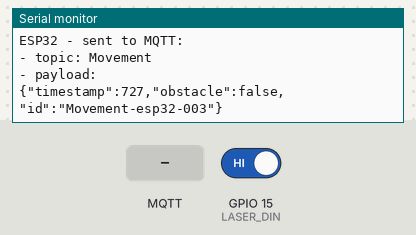
Bench run of a sketch on a simulated ESP32. Parts: the last lines printed to the serial monitor. The test bench sets the inputs (shaded band); at power-on: GPIO 15 (LASER_DIN) HIGH. WiFi joins after 1.5 s; servers stay silent unless stated; no MQTT or app messages arrive unless stated.

Above: at 1.2 s.
1.3 s: GPIO 15 (LASER_DIN) driven LOW
At 2.3 s:
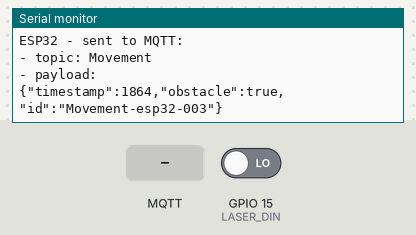
3.3 s: MQTT message "True" arrives on the first subscribed topic
At 4.0 s:
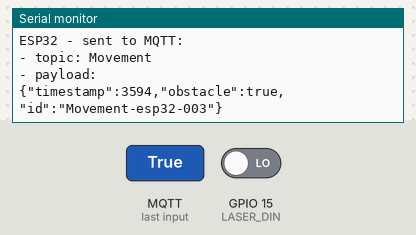
5.0 s: MQTT message "False" arrives on the first subscribed topic
6.8 s: MQTT message "1" arrives on the first subscribed topic
8.4 s: MQTT message "on" arrives on the first subscribed topic
9.9 s: MQTT message "off" arrives on the first subscribed topic
Timing chart, 0 to 12.5 s (numbered marks = the images above; inputs shaded):
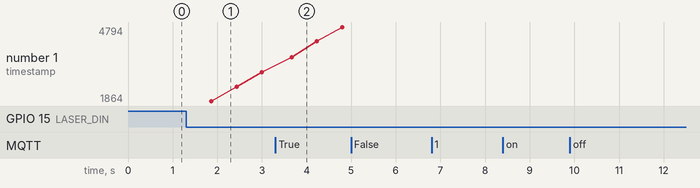

Measured:
- after the input at 1.3 s, the serial monitor: prints a new line after 0.56 s (image 1)
- after the input at 3.3 s, the serial monitor: prints a new line after 0.26 s (image 2)
- plotted number 1: 2997 → 4794 after the input at 3.3 s

The sketch:

laser.ino
```cpp
#include <WiFi.h>
#include <MQTTClient.h>
#include <ArduinoJson.h>
#include "laser.h"

const int MQTT_PORT = 1883;
const char MQTT_CLIENT_ID[] = "Movement-esp32-003";
const char MQTT_USERNAME[] = "";
const char MQTT_PASSWORD[] = "";

// The MQTT topics that ESP32 should publish/subscribe
const char PUBLISH_TOPIC[] = "Movement";
const char SUBSCRIBE_TOPIC[] = "Movement-Control/Movement-esp32-003";

bool isOn;

WiFiClient network;
MQTTClient mqtt = MQTTClient(256);

int LASER_DIN = 15; // digital OUT PIN number 15

StaticJsonDocument<200> message;

void connectToMQTT() {
  // Connect to the MQTT broker
  mqtt.begin(MQTT_BROKER_ADDRESS, MQTT_PORT, network);

  mqtt.onMessage(messageHandler);

  Serial.print("ESP32 - Connecting to MQTT broker");

  while (!mqtt.connect(MQTT_CLIENT_ID, MQTT_USERNAME, MQTT_PASSWORD)) {
    Serial.print(".");
    delay(100);
  }
  Serial.println();

  if (!mqtt.connected()) {
    Serial.println("ESP32 - MQTT broker Timeout!");
    return;
  }

  if (mqtt.subscribe(SUBSCRIBE_TOPIC))
    Serial.print("ESP32 - Subscribed to the topic: ");
  else
    Serial.print("ESP32 - Failed to subscribe to the topic: ");
  Serial.println(SUBSCRIBE_TOPIC);

  Serial.println("ESP32 - MQTT broker Connected!");
}

void sendToMQTT(StaticJsonDocument<200> message) {
  char messageBuffer[512];
  message["id"] = MQTT_CLIENT_ID;
  serializeJson(message, messageBuffer);

  mqtt.publish(PUBLISH_TOPIC, messageBuffer);

  Serial.println("ESP32 - sent to MQTT:");
  Serial.print("- topic: ");
  Serial.println(PUBLISH_TOPIC);
  Serial.println("- payload:");
  Serial.println(messageBuffer);
}

void messageHandler(String &topic, String &payload) {
  Serial.println("ESP32 - received from MQTT:");
  Serial.println("- topic: " + topic);
  Serial.println("- payload:");
  Serial.println(payload);

  if(payload == "True")
    isOn = true;
  else if (payload == "False")
    isOn = false;
}

void setup()
{
  pinMode(LASER_DIN, INPUT);
  Serial.begin(9600);

  WiFi.setMinSecurity(WIFI_AUTH_WPA_PSK);
  WiFi.mode(WIFI_STA);
  WiFi.begin(WIFI_SSID, WIFI_PASSWORD);

  connectToMQTT();

  isOn = true;
}

void readLaserData() {
  int laserState = digitalRead(LASER_DIN);
  message["timestamp"] = millis();

  if(laserState == LOW)
  {
    Serial.println("Obstacle !");
    message["obstacle"] = true;
  } else {
    Serial.println("NO obstacle");
    message["obstacle"] = false;
  }
}

void loop()
{
  mqtt.loop();

  readLaserData();
  if(isOn) {
    sendToMQTT(message);
  }

  delay(500);
}
```

laser.h
```cpp
#ifndef LASER_H
#define LASER_H

#define WIFI_SSID "Smarthome-Network"
#define WIFI_PASSWORD "smarthome"
#define MQTT_BROKER_ADDRESS "10.42.0.1"

#endif
```
